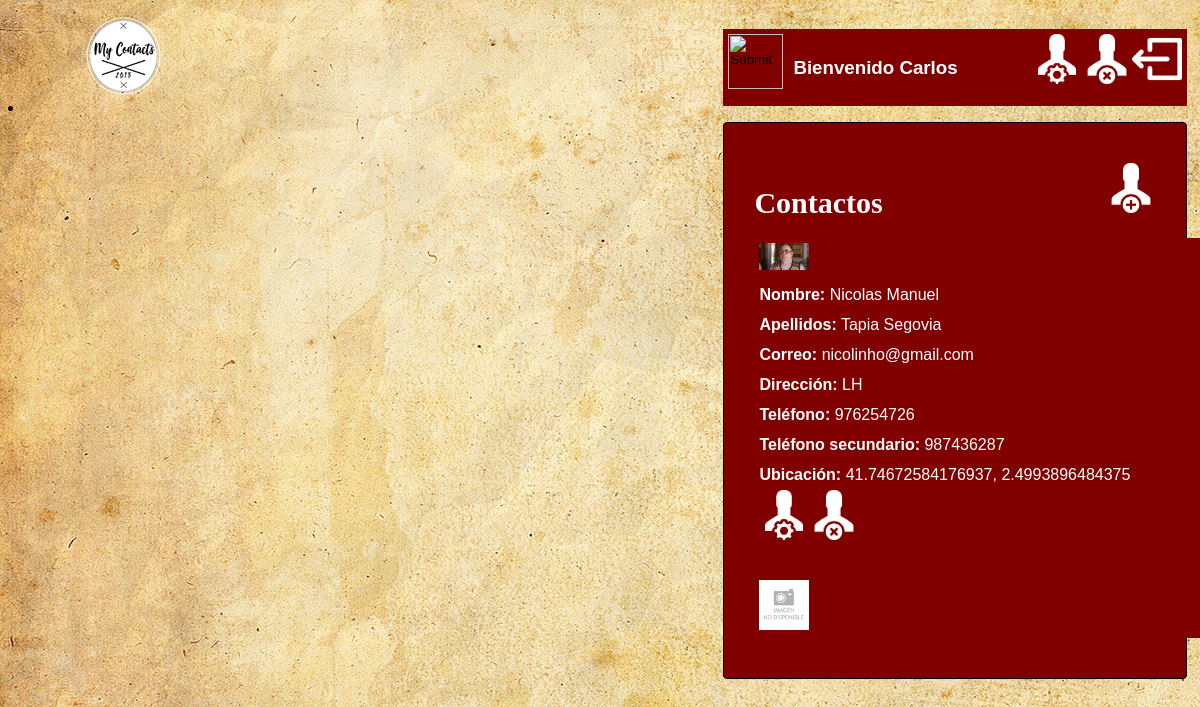
/principal.php (signed in), run on the app's committed database.
### tables this page shows
CREATE TABLE `contacto` (
  `id` int(11) NOT NULL,
  `nombre` varchar(30) NOT NULL,
  `apellidos` varchar(50) NOT NULL,
  `correo` varchar(75) NOT NULL,
  `direccion` varchar(100) NOT NULL,
  `telf_prim` int(30) NOT NULL,
  `telf_sec` int(30) DEFAULT NULL,
  `ubicacion_prim_lat` double NOT NULL,
  `ubicacion_prim_lon` double NOT NULL,
  `ubicacion_sec_lat` double DEFAULT NULL,
  `ubicacion_sec_lon` double DEFAULT NULL,
  `img` varchar(50) NOT NULL,
  `id_usuario` int(11) NOT NULL
);

### principal.php (the view, shortened to what this page needs)
<?php
    $user_id = $_SESSION['id'];
    $foto = $_SESSION['img'];
    $nom_user=$_SESSION['nombre'];
    include 'conexion.proc.php';
    $consulta_contactos = "SELECT * FROM contacto where id_usuario = $user_id";
    $result_contactos = mysqli_query($con, $consulta_contactos);
?>
<!DOCTYPE html>
<html>
    <head>
        <link rel="stylesheet" type="text/css" href="css/estilo.css"/>
    </head>
    <body>
        <li>
            <img src="img/logo.png" style="width: 186px; height: 105px; float">
        </li>
        <div id="contactos">
            <ul>
                <li>
                    <div class="prin-img" style="margin-bottom: 5px;">
                        <input type="image" src="img/<?php echo $foto ?>" style="float: left; width: 55px; height: 55px;">
                    </div>
                </li>
                <li>
                    <h3 style="color: white ;margin-left: 10px;"><?php echo "Bienvenido " .$nom_user?></h3>
                </li>
                <li class="lirigth">
                    <input type="image" src="img/off.png" onclick="window.location.href='index.php'" style="float: right; width: 50px; height: 50px;">
                </li>
                <li class="lirigth">
                    <input type="image" src="img/baja.png" onclick="confirmar()" style="float: right;width: 50px; height: 50px;">
                </li>
                <li class="lirigth">
                    <input type="image" src="img/edit.png" onclick="window.location.href='usuarios_modificar.php'" style="float: right;width: 50px; height: 50px;"></br>
                </li>
            </ul>
            <div class="contact-form">
<?php
    if (isset($_SESSION['mail'])) {
?>
                <h2>Contactos</h2>
                <div class="prin-img" style="margin-bottom: 15px;">
                    <input type="image" src="img/add.png" onclick="window.location.href='contactos_insert.php'" style="float: right;width: 50px; height: 50px;"></br></br>
                </div>
                <div id="global">
                    <div id="mensajes">
                        <div class="texto">
<?php
    } else {
        $_SESSION['error'] = "No te saltes pasos!";
        header("location: index.php");
    }
    while ($contacto = mysqli_fetch_array($result_contactos)) {
        $fichero = "img/$contacto[img]";
        if (file_exists($fichero) && (($contacto['img']) != '')) {
            echo "<div class='perfil'><img src='$fichero' width='50' heigth='50'></div>";
        } else {
            echo "<div class='perfil'><img src ='img/no_disponible.jpg'width='50' heigth='50'/></div>";
        }
        echo "<b style='margin-top: 15px;'>Nombre:</b> ";
        echo utf8_encode($contacto['nombre']);
        echo "<br/>";
        echo "<b>Apellidos:</b> ";
        echo utf8_encode($contacto['apellidos']);
        echo "<br/>";
        echo "<b>Correo:</b> ";
        echo utf8_encode($contacto['correo']);
        echo "<br/>";
        echo "<b>Dirección:</b> ";
        echo utf8_encode($contacto['direccion']);
        echo "<br/>";
        echo "<b>Teléfono:</b> ";
        echo utf8_encode($contacto['telf_prim']);
        echo "<br/>";
        echo "<b>Teléfono secundario:</b> ";
        echo utf8_encode($contacto['telf_sec']);
        echo "<br/>";
        echo "<b>Ubicación:</b> ";
        echo utf8_encode($contacto['ubicacion_prim_lat']);
        echo ", ";
        echo utf8_encode($contacto['ubicacion_prim_lon']);
        echo "<br/>";
?>
                                <a href="contactos_modificar.php?id=<?php echo $contacto['id']; ?>">
                                <input type="image" src="img/edit.png" onclick="window.location.href='contactos_modificar.php?id=<?php echo $contacto['id']; ?>" style="float: left;width: 50px; height: 50px;"></a>
                                <a href="contactos_baja.proc.php?id=<?php echo $contacto['id']; ?>">
                                <input type="image" src="img/baja.png" onclick="confirmDel()" style="float: left;width: 50px; height: 50px;"></br></a>
<?php
    echo "<br/><br/>";
    }
?>
                            </div>
                        </div>
                    </div>
                </div>
            </div>
            <div id="contactMap">
            <div id="rutaOps">
            <br><br><br>
            <div id="googleMap"></div>
        </div>
    </body>
</html>

### css/estilo.css (style rules this page uses)
* { box-sizing:border-box; -moz-box-sizing:border-box; -webkit-box-sizing:border-box; font-family:arial; }
body { background:url("../img/fondo.jpg"); }
ul { list-style-type: none; padding: 5px; overflow: auto; background-color: #800000; }
li { float: left; margin-top: auto; }
.lirigth { float: right; }
h2 { color: white; text-align:left; font-family:icon; font-size: 30px; position: absolute; }
.contact-form { width:100%; padding:40px 30px; background:#800000; background-repeat: no-repeat; background-size: 920px; border-radius:4px; border: 1px solid #000000; color: white; -moz-border-radius:4px; -webkit-border-radius:4px; margin:10px auto; }
#contactos { line-height:30px; width:40%; float:right; padding:5px; }
#contactMap { position: fixed; float:left; padding:75px; }
#googleMap { display: inline-block; width:600px; height:500px; position: absolute; }

### principal.php (style rules this page uses)
#global { background:#800000; background-repeat: no-repeat; background-size: 920px; border-radius:4px; border: 1px solid #000000; color: white; -moz-border-radius:4px; -webkit-border-radius:4px; margin: auto auto; height: 400px; width: 450px; border: 1px solid #800000; overflow-y: scroll; }
#mensajes { height: auto; }
.texto { padding:4px; }

### data on the page
contacto: img (picture), nombre "Nicolas Manuel", apellidos "Tapia Segovia", correo "nicolinho@gmail.com", direccion "LH", telf_prim "976254726", telf_sec "987436287", ubicacion_prim_lat "41.74672584176937", ubicacion_prim_lon "2.4993896484375"

### other printed values
$nom_user "Carlos"
